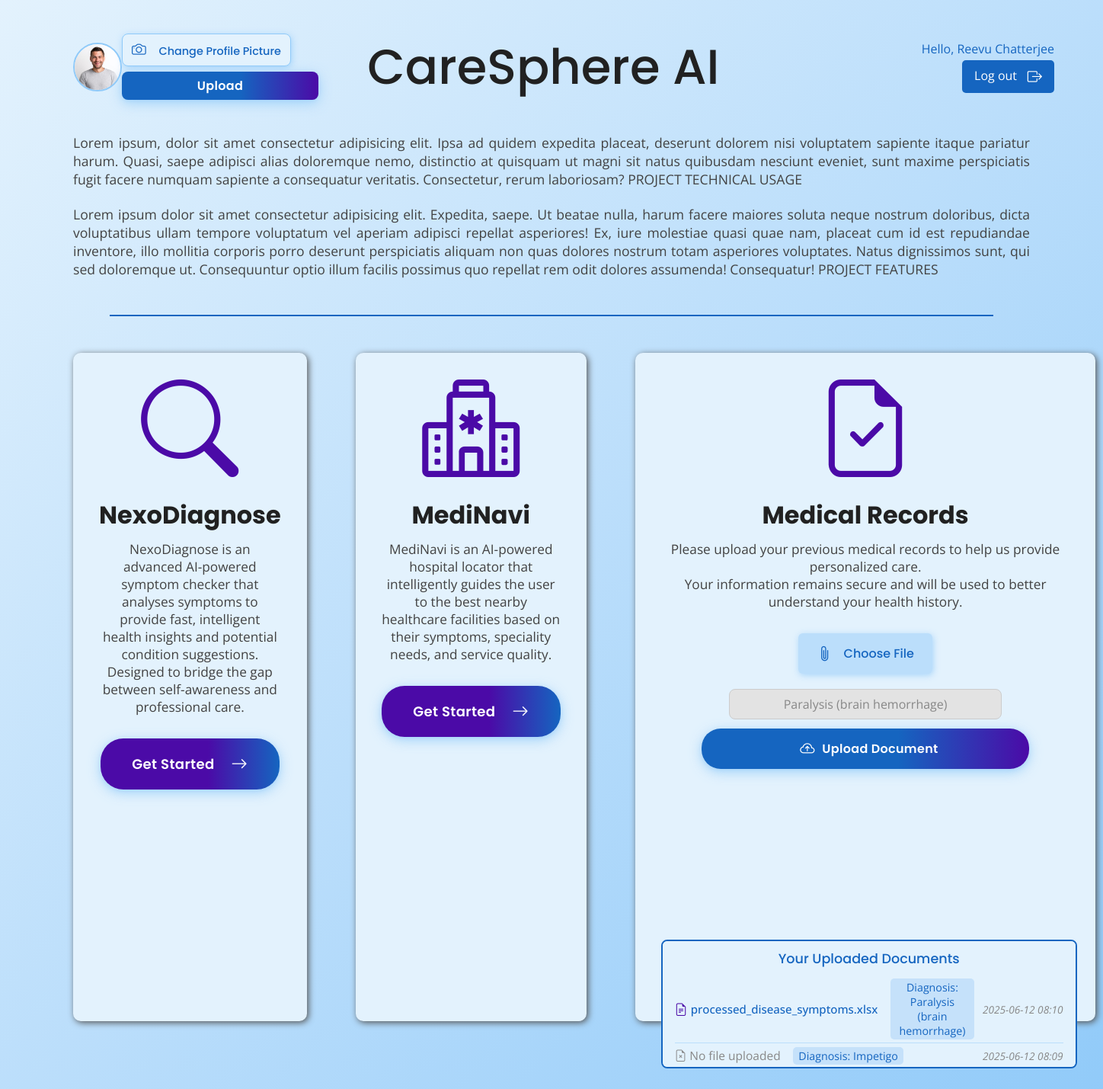
/home/ (signed in), run on the app's committed database.
### myapp/models.py (models this page shows, shortened)
class CustomUser(AbstractBaseUser, PermissionsMixin):
    fname = models.CharField(max_length=100)
    lname = models.CharField(max_length=100,null=True,blank=True)
    email = models.EmailField(primary_key=True)
    profile_picture = models.ImageField(upload_to='profile_pics/', default='default-profile.png', null=True, blank=True)
    is_staff = models.BooleanField(default=False)
    is_active = models.BooleanField(default=True)
    date_joined = models.DateTimeField(default=timezone.now)
    REQUIRED_FIELDS=['fname','lname']
    USERNAME_FIELD='email'
    objects=CustomUserManager()

class UserDocument(models.Model):
    user = models.ForeignKey(
        CustomUser,
        to_field='email',   # Explicitly link to email field
        on_delete=models.CASCADE,
        related_name='documents'
    )
    diagnosis = models.TextField(null=True, blank=True,max_length=255)
    document = models.FileField(upload_to='user_documents/')
    uploaded_at = models.DateTimeField(auto_now_add=True,null=True,blank=True)

### myapp/views.py (the view, shortened to what this page needs)
# urls.py: path('home/',views.dashboard,name='home'),
@login_required
def dashboard(request):
    documents = UserDocument.objects.filter(user=request.user).order_by('-uploaded_at')
    last_doc = documents.first()
    last_diagnosis = last_doc.diagnosis if last_doc and last_doc.diagnosis else ""
    return render(request, 'dashboard.html', {
        'documents': documents,
        'user': request.user,
        'last_diagnosis': last_diagnosis,  # Pass to template
    })

### templates/dashboard.html (shortened to what this page needs)
{% load static %}
<!DOCTYPE html>
<html lang="en">
<head>
    <link rel="stylesheet" href="{% static 'dashboard.css' %}">
    <link rel="stylesheet" href="https://cdn.jsdelivr.net/npm/bootstrap-icons@1.10.5/font/bootstrap-icons.css">
</head>
<body>
    <nav>
        <div class="top-section">
        <div class="logo-container">
            <img src="{{ user.profile_picture.url }}" alt="Logo">
        </div>
        <div class="profile-picture-upload">
            <form method="post" action="{% url 'upload_profile_picture' %}" enctype="multipart/form-data">
            <label for="id_profile_picture" class="upload-label">
                <i class="bi bi-camera"></i> Change Profile Picture
            </label>
            <button type="submit" class="btn upload-btn">
                Upload
            </button>
            </form>
        </div>
        <h1>CareSphere AI</h1>
        </div>
        <div class="profile">
            <p>Hello, {{ user.fname }} {{user.lname}}</p>
            <form method="post" action="{% url 'logout' %}" style="display:inline;">
                <button type="submit" class="btn logout-btn">
                    Log out <i class="bi bi-box-arrow-right"></i>
                </button>
            </form>
        </div>
    </nav>
    <section id="utility">
        <p>Lorem ipsum, dolor sit amet consectetur adipisicing elit. Ipsa ad quidem expedita placeat, deserunt dolorem nisi voluptatem sapiente itaque pariatur harum. Quasi, saepe adipisci alias doloremque nemo, distinctio at quisquam ut magni sit natus quibusdam nesciunt eveniet, sunt maxime perspiciatis fugit facere numquam sapiente a consequatur veritatis. Consectetur, rerum laboriosam? PROJECT TECHNICAL USAGE</p>
        <br>
        <p>Lorem ipsum dolor sit amet consectetur adipisicing elit. Expedita, saepe. Ut beatae nulla, harum facere maiores soluta neque nostrum doloribus, dicta voluptatibus ullam tempore voluptatum vel aperiam adipisci repellat asperiores! Ex, iure molestiae quasi quae nam, placeat cum id est repudiandae inventore, illo mollitia corporis porro deserunt perspiciatis aliquam non quas dolores nostrum totam asperiores voluptates. Natus dignissimos sunt, qui sed doloremque ut. Consequuntur optio illum facilis possimus quo repellat rem odit dolores assumenda! Consequatur! PROJECT FEATURES</p>
    </section>
    <div class="line">
        <hr>
    </div>
    <section id="features">
    <div id="feature1" class="feature-card">
        <div class="feature-content">
            <i class="bi bi-search"></i>
            <h2>NexoDiagnose</h2>
            <p>
                NexoDiagnose is an advanced AI-powered symptom checker that analyses symptoms to provide fast, intelligent health insights and potential condition suggestions. Designed to bridge the gap between self-awareness and professional care.
            </p>
        </div>
        <form method="get" action="/chatbot" class="feature-btn-form">
            <button type="submit" class="btn feature-btn">
                Get Started <i class="bi bi-arrow-right"></i>
            </button>
        </form>
    </div>
    <div id="feature2" class="feature-card">
        <div class="feature-content">
            <i class="bi bi-hospital"></i>
            <h2>MediNavi</h2>
            <p>
                MediNavi is an AI-powered hospital locator that intelligently guides the user to the best nearby healthcare facilities based on their symptoms, speciality needs, and service quality.
            </p>
        </div>
        <form method="get" action="/model2" class="feature-btn-form">
            <button type="submit" class="btn feature-btn">
                Get Started <i class="bi bi-arrow-right"></i>
            </button>
        </form>
    </div>
    <div id="feature3" class="feature-card">
        <div class="feature-content">
            <i class="bi bi-file-earmark-check"></i>
            <h2>Medical Records</h2>
            <p>
                Please upload your previous medical records to help us provide personalized care.<br>
                Your information remains secure and will be used to better understand your health history.
            </p>
        </div>
        <form method="post" enctype="multipart/form-data" class="upload-section feature-btn-form">
            <label for="id_document" class="upload-label">
                <i class="bi bi-paperclip"></i> Choose File
            </label>
            <input type="text" name="diagnosis" class="diagnosis-input" placeholder="Diagnosis"
                value="{{ last_diagnosis }}" readonly>
            <button type="submit" class="btn upload-btn">
                <i class="bi bi-cloud-arrow-up"></i> Upload Document
            </button>
        </form>
        <div class="uploaded-documents-section">
            <h3>Your Uploaded Documents</h3>
            {% if documents %}
                <ul class="uploaded-documents-list">
                    {% for doc in documents %}
                        <li>
                            {% if doc.document %}
                                <a href="{{ doc.document.url }}" target="_blank">
                                    <i class="bi bi-file-earmark-text"></i>
                                    {{ doc.document.name|cut:"user_documents/" }}
                                </a>
                            {% else %}
                                <span style="color:#888;">
                                    <i class="bi bi-file-earmark-x"></i>
                                    No file uploaded
                                </span>
                            {% endif %}
                            {% if doc.diagnosis %}
                                <span class="diagnosis-label">Diagnosis: {{ doc.diagnosis }}</span>
                            {% endif %}
                            <span class="upload-date">{{ doc.uploaded_at|date:"Y-m-d H:i" }}</span>
                        </li>
                    {% endfor %}
                </ul>
            {% else %}
                <p style="text-align:center; color:#888;">No documents uploaded yet.</p>
            {% endif %}
        </div>
    </div>
</section>
</body>
</html>

### data on the page
CustomUser: profile_picture (picture), fname "Reevu", lname "Chatterjee"
UserDocument: diagnosis "Paralysis (brain hemorrhage)", document.name "processed_disease_symptoms.xlsx", uploaded_at "2025-06-12 08:10"
UserDocument: document "No file uploaded", diagnosis "Impetigo", uploaded_at "2025-06-12 08:09"
